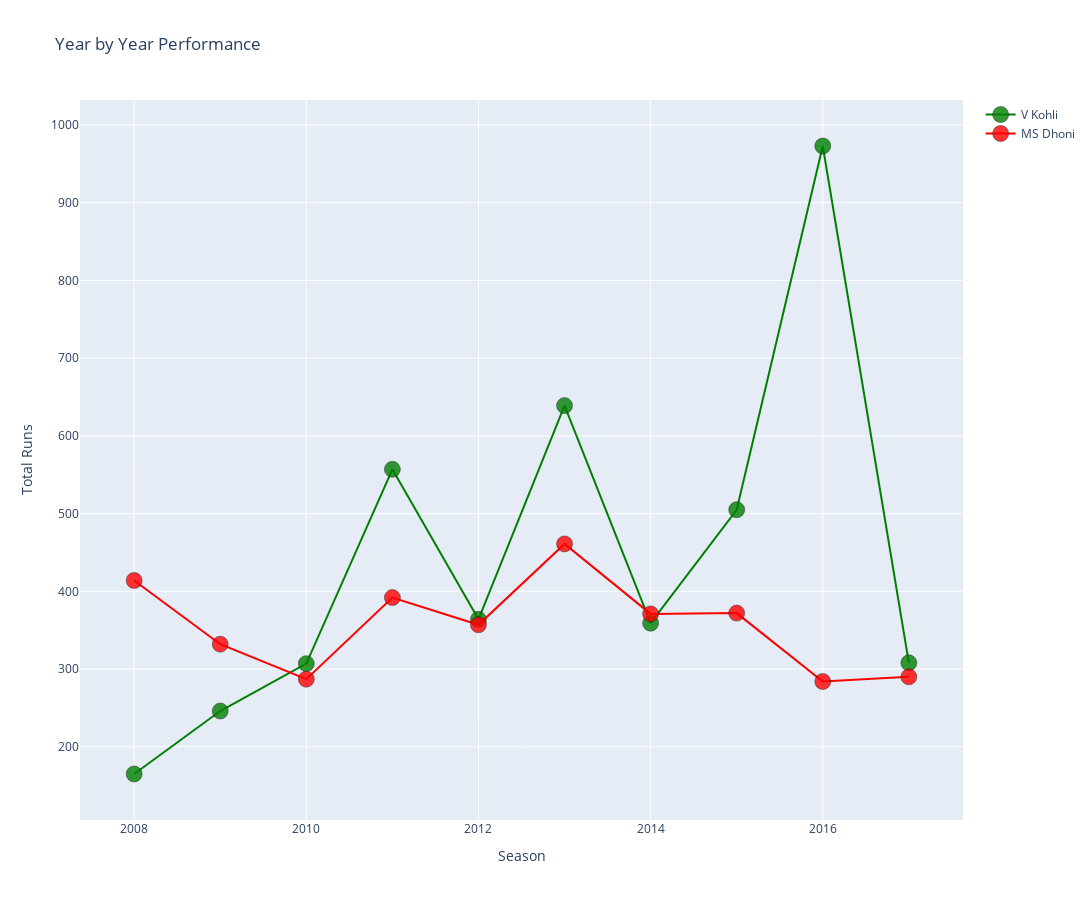

Notebook code cell kept with this figure:
### Code cell
# Plot the Line Chart

trace = go.Scatter(
    x=performance['season'],
    y=performance['batsman_runs'],
    mode='lines + markers',
    name='V Kohli',
    marker=dict(
                size=16,
                color='green',
                opacity=0.8,
                line=dict(width=0.5, color='black')
    )
)

trace1 = go.Scatter(
    x=performance1['season'],
    y=performance1['batsman_runs'],
    mode='lines + markers',
    name='MS Dhoni',
    marker=dict(
                size=16,
                color='red',
                opacity=0.8,
                line=dict(width=0.5, color='black')
    )
)

data=[trace, trace1]

layout = go.Layout(
            title=' Year by Year Performance',
            xaxis={
                'title': 'Season'
            },
            yaxis={
                'title': 'Total Runs'
            },
)

fig = go.Figure(data, layout).update_layout(
        autosize=False,  
        width=1700,      
        height=900,      
)

fig.show()

### Figure 1 — Plotly figure (JSON) as saved in the notebook; plotly's stock layout.template omitted (floating-point values rounded to 4 significant figures)
{"data": [{"marker": {"color": "green", "line": {"color": "black", "width": 0.5}, "opacity": 0.8, "size": 16}, "mode": "lines+markers", "name": "V Kohli", "type": "scatter", "x": [2008, 2009, 2010, 2011, 2012, 2013, 2014, 2015, 2016, 2017], "y": [165, 246, 307, 557, 364, 639, 359, 505, 973, 308]}, {"marker": {"color": "red", "line": {"color": "black", "width": 0.5}, "opacity": 0.8, "size": 16}, "mode": "lines+markers", "name": "MS Dhoni", "type": "scatter", "x": [2008, 2009, 2010, 2011, 2012, 2013, 2014, 2015, 2016, 2017], "y": [414, 332, 287, 392, 357, 461, 371, 372, 284, 290]}], "layout": {"autosize": false, "height": 900, "title": {"text": " Year by Year Performance"}, "width": 1700, "xaxis": {"title": {"text": "Season"}}, "yaxis": {"title": {"text": "Total Runs"}}}}
